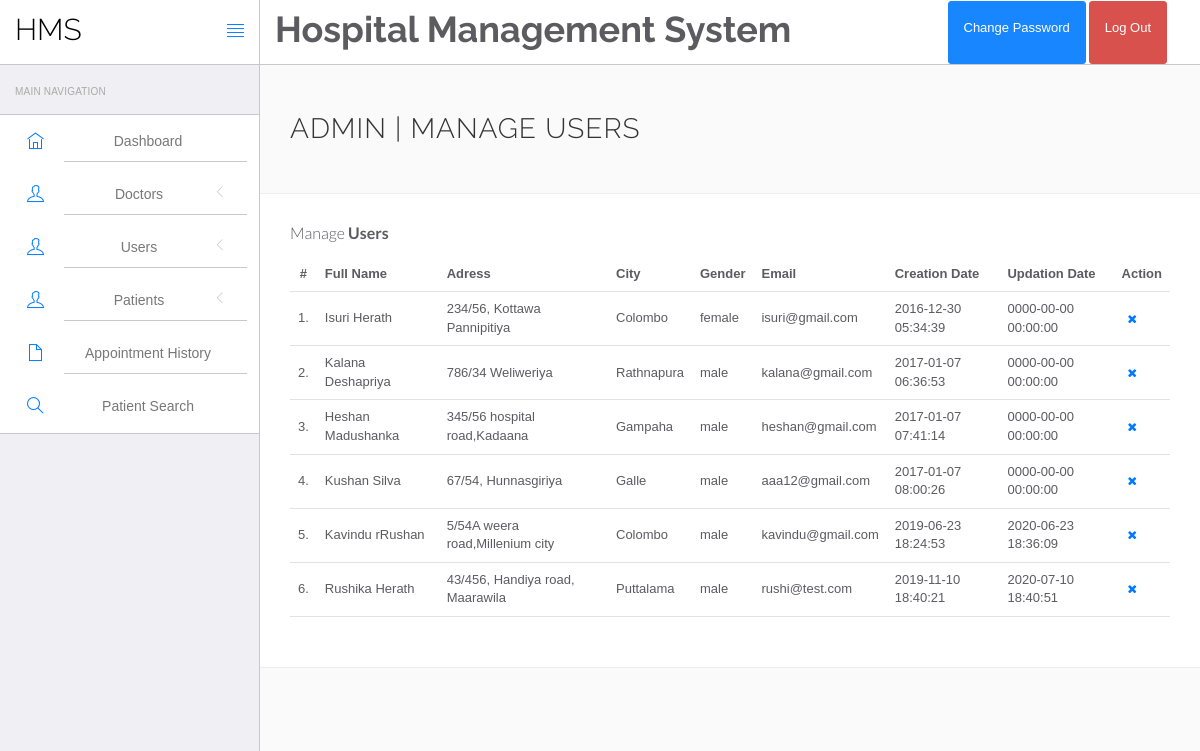
Page /hospital/hms/admin/manage-users.php (signed in) on the committed database.
### tables this page shows
CREATE TABLE `users` (
  `id` int(11) NOT NULL,
  `fullName` varchar(255) DEFAULT NULL,
  `address` longtext DEFAULT NULL,
  `city` varchar(255) DEFAULT NULL,
  `gender` varchar(255) DEFAULT NULL,
  `email` varchar(255) DEFAULT NULL,
  `password` varchar(255) DEFAULT NULL,
  `regDate` timestamp NULL DEFAULT current_timestamp(),
  `updationDate` timestamp NULL DEFAULT NULL ON UPDATE current_timestamp()
);

### hospital/hms/admin/manage-users.php (the view, shortened to what this page needs)
<?php
include('include/config.php');
?>
<!DOCTYPE html>
<html lang="en">
<head>
    <link rel="stylesheet" href="vendor/bootstrap/css/bootstrap.min.css">
    <link rel="stylesheet" href="vendor/fontawesome/css/font-awesome.min.css">
    <link rel="stylesheet" href="vendor/themify-icons/themify-icons.min.css">
    <link href="vendor/animate.css/animate.min.css" rel="stylesheet" media="screen">
    <link href="vendor/perfect-scrollbar/perfect-scrollbar.min.css" rel="stylesheet" media="screen">
    <link href="vendor/switchery/switchery.min.css" rel="stylesheet" media="screen">
    <link href="vendor/bootstrap-touchspin/jquery.bootstrap-touchspin.min.css" rel="stylesheet" media="screen">
    <link href="vendor/select2/select2.min.css" rel="stylesheet" media="screen">
    <link href="vendor/bootstrap-datepicker/bootstrap-datepicker3.standalone.min.css" rel="stylesheet" media="screen">
    <link href="vendor/bootstrap-timepicker/bootstrap-timepicker.min.css" rel="stylesheet" media="screen">
    <link rel="stylesheet" href="assets/css/styles.css">
    <link rel="stylesheet" href="assets/css/plugins.css">
    <link rel="stylesheet" href="assets/css/themes/theme-1.css" id="skin_color" />
</head>
<body>
    <div id="app">
        <?php include('include/sidebar.php');?>
        <div class="app-content">
            <?php include('include/header.php');?>
            <div class="main-content">
                <div class="wrap-content container" id="container">
                    <section id="page-title">
                        <div class="row">
                            <div class="col-sm-8">
                                <h1 class="mainTitle">Admin | Manage Users</h1>
                            </div>
                        </div>
                    </section>
                    <div class="container-fluid container-fullw bg-white">
                        <div class="row">
                            <div class="col-md-12">
                                <h5 class="over-title margin-bottom-15">Manage <span class="text-bold">Users</span></h5>
                                <table class="table table-hover" id="sample-table-1">
                                    <thead>
                                        <tr>
                                            <th class="center">#</th>
                                            <th>Full Name</th>
                                            <th class="hidden-xs">Adress</th>
                                            <th>City</th>
                                            <th>Gender </th>
                                            <th>Email </th>
                                            <th>Creation Date </th>
                                            <th>Updation Date </th>
                                            <th>Action</th>
                                        </tr>
                                    </thead>
                                    <tbody>
                                        <?php
$sql=mysqli_query($con,"select * from users");
$cnt=1;
while($row=mysqli_fetch_array($sql))
{
?>
                                        <tr>
                                            <td class="center"><?php echo $cnt;?>.</td>
                                            <td class="hidden-xs"><?php echo $row['fullName'];?></td>
                                            <td><?php echo $row['address'];?></td>
                                            <td><?php echo $row['city'];?>
                                            </td>
                                            <td><?php echo $row['gender'];?></td>
                                            <td><?php echo $row['email'];?></td>
                                            <td><?php echo $row['regDate'];?></td>
                                            <td><?php echo $row['updationDate'];?>
                                            </td>
                                            <td>
                                                <div class="visible-md visible-lg hidden-sm hidden-xs">
                                                    <a href="manage-users.php?id=<?php echo $row['id']?>&del=delete"
                                                        onClick="return confirm('Are you sure you want to delete?')"
                                                        class="btn btn-transparent btn-xs tooltips"
                                                        tooltip-placement="top" tooltip="Remove"><i
                                                            class="fa fa-times fa fa-white"></i></a>
                                                </div>
                                            </td>
                                        </tr>
                                        <?php
$cnt=$cnt+1;
											 }?>
                                    </tbody>
                                </table>
                            </div>
                        </div>
                    </div>
                </div>
            </div>
        </div>
    </div>
</body>
</html>

### hospital/hms/admin/assets/css/themes/theme-1.css (style rules this page uses)
body { background: #FAFAFA; }

### rows in the picture
users: fullName "Isuri Herath", address "234/56, Kottawa Pannipitiya", city "Colombo", gender "female", email "isuri@gmail.com", regDate "2016-12-30 05:34:39", updationDate "0000-00-00 00:00:00"
users: fullName "Kalana Deshapriya", address "786/34 Weliweriya", city "Rathnapura", gender "male", email "kalana@gmail.com", regDate "2017-01-07 06:36:53", updationDate "0000-00-00 00:00:00"
users: fullName "Heshan Madushanka", address "345/56 hospital road,Kadaana", city "Gampaha", gender "male", email "heshan@gmail.com", regDate "2017-01-07 07:41:14", updationDate "0000-00-00 00:00:00"
users: fullName "Kushan Silva", address "67/54, Hunnasgiriya", city "Galle", gender "male", email "aaa12@gmail.com", regDate "2017-01-07 08:00:26", updationDate "0000-00-00 00:00:00"
users: fullName "Kavindu rRushan", address "5/54A weera road,Millenium city", city "Colombo", gender "male", email "kavindu@gmail.com", regDate "2019-06-23 18:24:53", updationDate "2020-06-23 18:36:09"
users: fullName "Rushika Herath", address "43/456, Handiya road, Maarawila", city "Puttalama", gender "male", email "rushi@test.com", regDate "2019-11-10 18:40:21", updationDate "2020-07-10 18:40:51"
